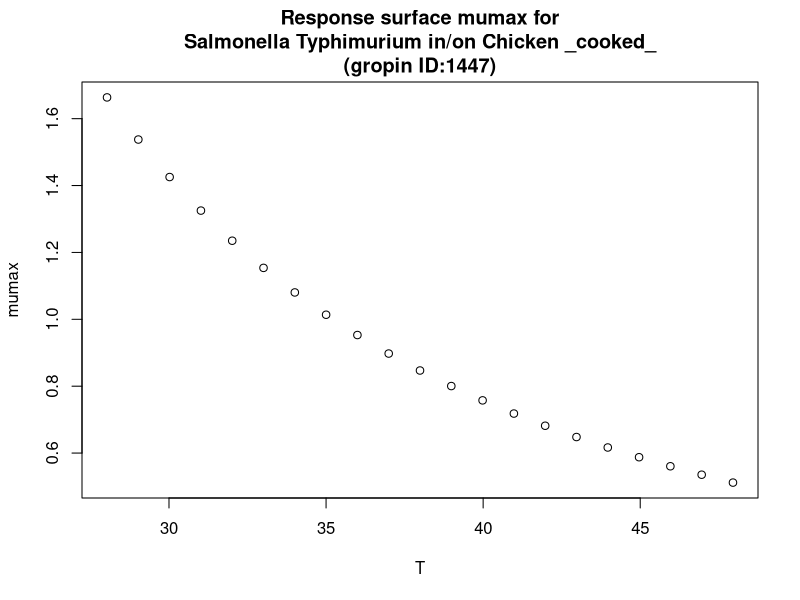

Source code (R):
#############################
# start of Parameter script
#############################
T <- seq(28.028,47.952047952048,length.out=21)
#############################
# end of Parameter script
#############################
############################# 
# start of Model script Gropin ID 1447 
#############################
 
# constant coefficients for this model
 
variables <- data.frame(T)
argumentsPar <- expand.grid(variables)
 
# heart of the model
response_surface <- function(T) {
   mumax <-(1/(0.0009765*(T-3.217)^2))

return(mumax=mumax)
} 

# output parameters
responseSurface <- cbind(argumentsPar,response_surface(argumentsPar['T']))
colnames(responseSurface) <- c(colnames(argumentsPar),'mumax')
#############################
# End of Model script
#############################
############################# 
# start of Visualisation script Gropin ID 1447 
#############################
plot(T,responseSurface$'mumax',xlab='T',
                          ylab='mumax',main='Response surface mumax for
Salmonella Typhimurium in/on Chicken _cooked_
(gropin ID:1447)')
#############################
# End of Visualisation script
#############################
